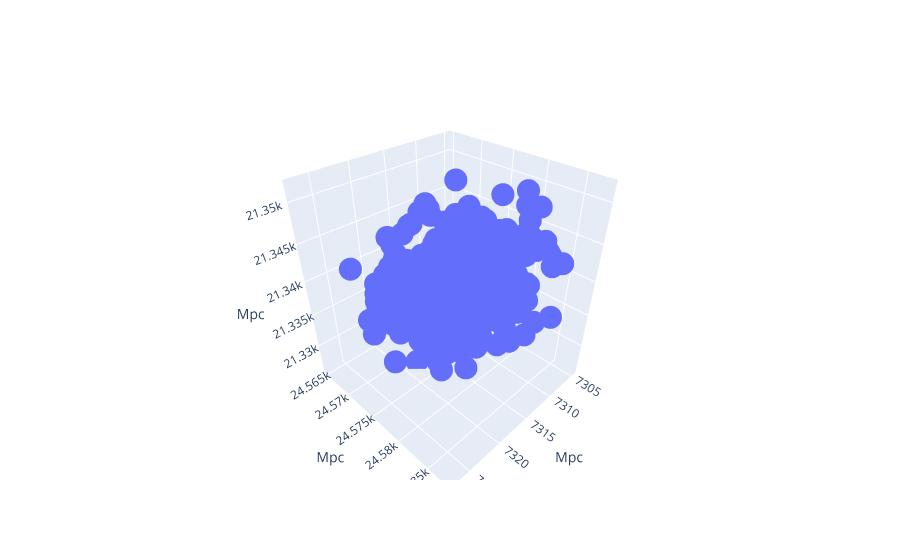

The notebook cell this image was saved under:
### Code cell
import ffmpeg

fig = plt.figure()
ax = fig.add_subplot(111, projection='3d')

scat = ax.scatter(x, y, z, c = 'b', marker='o')
ax.set_xlabel('X-axis')
ax.set_ylabel('Y-axis')
ax.set_zlabel('Z-axis')
ani = animation.FuncAnimation(fig, scatterplotgalaxy(x,y,z), twenty)
ani.save('526.gif')

plt.show()

### Figure 1 — Plotly figure (JSON) as saved in the notebook; plotly's stock layout.template omitted (floating-point values rounded to 4 significant figures; data arrays with more than 128 entries replaced by an {"elided": "..."} marker saying what was removed)
{"data": [{"mode": "markers", "type": "scatter3d", "x": {"elided": "1000 float values"}, "y": {"elided": "1000 float values"}, "z": {"elided": "1000 float values"}}], "layout": {"scene": {"xaxis": {"title": {"text": "Mpc"}}, "yaxis": {"title": {"text": "Mpc"}}, "zaxis": {"title": {"text": "Mpc"}}}}}
